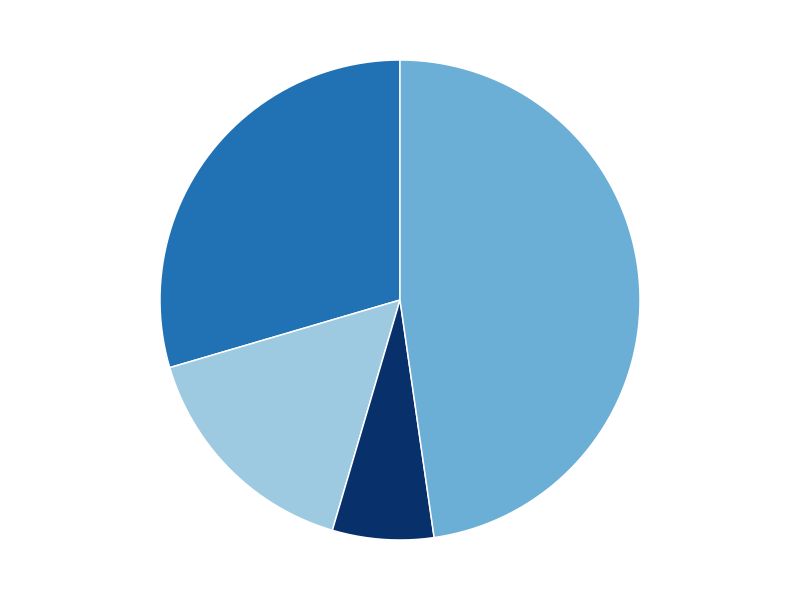

Write the R code that produced this figure.
#Piechart

# Library
library(ggplot2)

# Create Data
data <- data.frame(
  variable=LETTERS[1:4],
  value=c(13,7,3,21))

# Basic piechart
ggplot(data, aes(x="", y=value, fill=variable)) +
  geom_bar(stat="identity", width=1, color="white") +
  scale_fill_manual(values = c("#2171b5", "#9ecae1", "#08306b", "#6baed6")) +
  coord_polar("y", start=0) +
  theme_void() + 
  theme(legend.position="none")